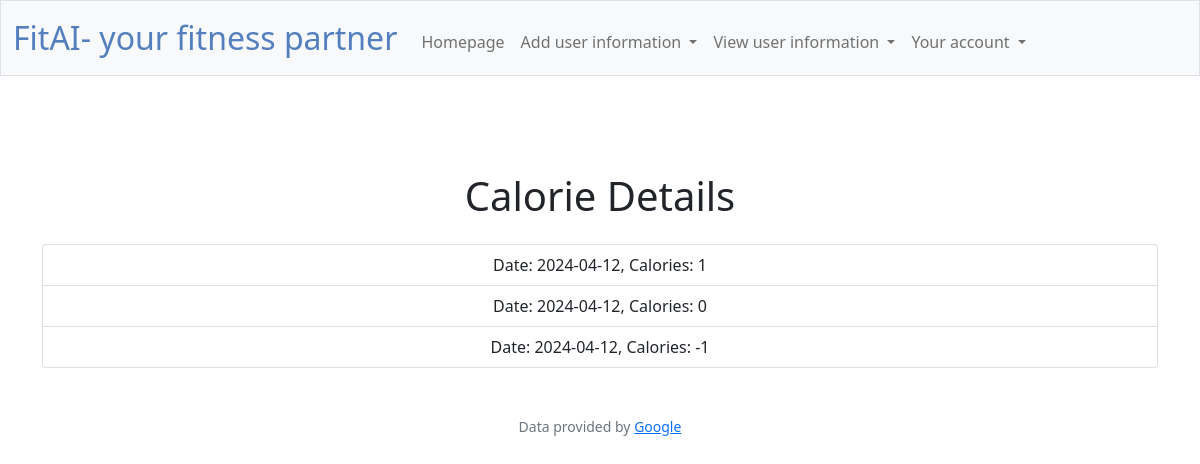
The page /view_calories (signed in) on the database as committed earlier.
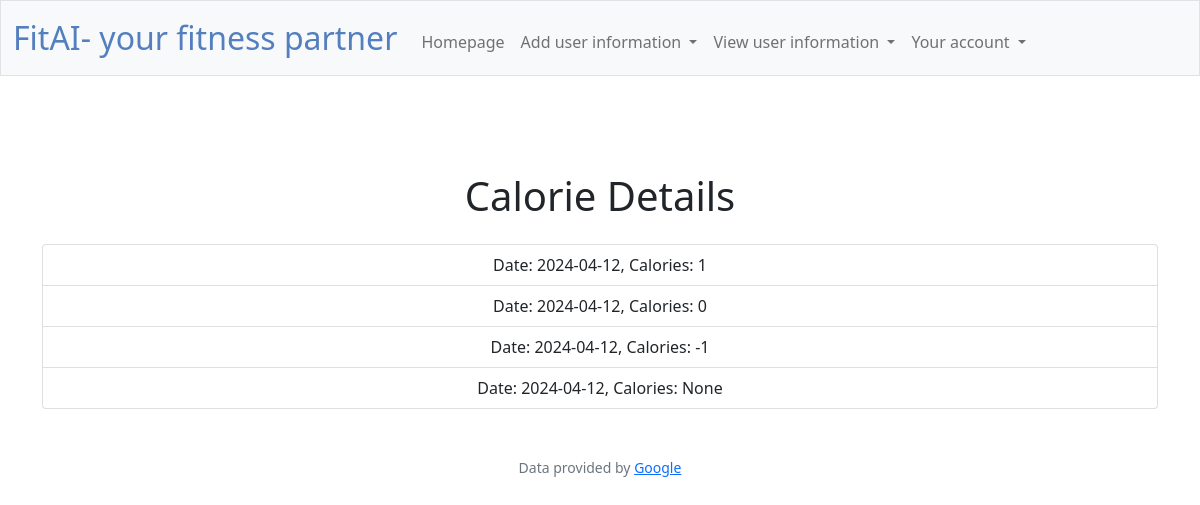
The same page on the database as committed later.
### tables this page shows
CREATE TABLE calorie_details (
    id INTEGER PRIMARY KEY AUTOINCREMENT,
    user_id INTEGER,
    calories INTEGER,
    date_log TEXT,
    FOREIGN KEY (user_id) REFERENCES user(id)
);

### app.py (the view)
@app.route("/view_calories")
@login_required
def view_calories():
    calorie_details = []
    try:
        calorie_details = db.execute("SELECT * FROM calorie_details WHERE user_id = ?", session["user_id"])
    except Exception as e:
        flash("An error occurred while executing your request  ", e)
    return render_template("view_calories.html", calorie_details=calorie_details)

### app.py (called while the page is built)
@app.after_request
def after_request(response):
    response.headers["Cache-Control"] = "no-cache, no-store, must-revalidate"
    response.headers["Expires"] = 0
    response.headers["Pragma"] = "no-cache"
    return response

### helpers.py (called while the page is built)
def login_required(f):
    @wraps(f)
    def decorated_function(*args, **kwargs):
        if session.get("user_id") is None:
            return redirect("/login")
        return f(*args, **kwargs)
    return decorated_function

### templates/view_calories.html (shortened to what this page needs)
{% extends "layout.html" %}
{% block main %}
<div class="container mt-5">
    <h1 class="text-center mb-4">Calorie Details</h1>
    <ul class="list-group">
        {% for detail in calorie_details %}
        <li class="list-group-item">
            Date: {{ detail.date_log }}, Calories: {{ detail.calories }}
        </li>
        {% endfor %}
    </ul>
</div>
{% endblock %}

### templates/layout.html (shortened to what this page needs)
<!DOCTYPE html>
<html lang="en">
    <head>
        <link href="https://cdn.jsdelivr.net/npm/bootstrap@5.1.3/dist/css/bootstrap.min.css" rel="stylesheet">
        <link href="/static/styles.css" rel="stylesheet">
    </head>
    <body>
        <nav class="bg-light border navbar navbar-expand-md navbar-light">
            <div class="container-fluid">
                <a class="navbar-brand" href="/"><span class="blue">FitAI- your fitness partner</span></a>
                <div class="collapse navbar-collapse" id="navbar">
                    {% if session["user_id"] %}
                        <ul class="navbar-nav me-auto mt-2">
                            <li class="nav-item"><a class="nav-link" href="/homepage">Homepage</a></li>
                            <li class="nav-item dropdown">
                                <a class="nav-link dropdown-toggle" href="#" id="dataDropdown" role="button" data-bs-toggle="dropdown" aria-expanded="false">
                                    Add user information
                                </a>
                            </li>
                            <li class="nav-item dropdown">
                                <a class="nav-link dropdown-toggle" href="#" id="viewDropdown" role="button" data-bs-toggle="dropdown" aria-expanded="false">
                                    View user information
                                </a>
                            </li>
                            <li class="nav-item dropdown">
                                <a class="nav-link dropdown-toggle" href="#" id="accountDropdown" role="button" data-bs-toggle="dropdown" aria-expanded="false">
                                    Your account
                                </a>
                                    <li><a class="dropdown-item" href="/changepwd">Change Password</a></li></li>
                                </ul>
                    {% else %}
                        <ul class="navbar-nav ms-auto mt-2">
                            <li class="nav-item"><a class="nav-link" href="/register">Register</a></li>
                            <li class="nav-item"><a class="nav-link" href="/login">Log In</a></li>
                        </ul>
                    {% endif %}
                </div>
            </div>
        </nav>
        <main class="container-fluid py-5 text-center">
            {% block main %}{% endblock %}
        </main>
        <footer class="mb-5 small text-center text-muted">
            Data provided by <a href="https://google.com/">Google</a>
        </footer>
    </body>
</html>

### static/styles.css (style rules this page uses)
nav .navbar-brand { font-size: xx-large; }
nav .navbar-brand .blue { color: #537fbe; }

Rows that differ between the two databases and show on the page:
added calorie_details: date_log "2024-04-12", calories "None"
